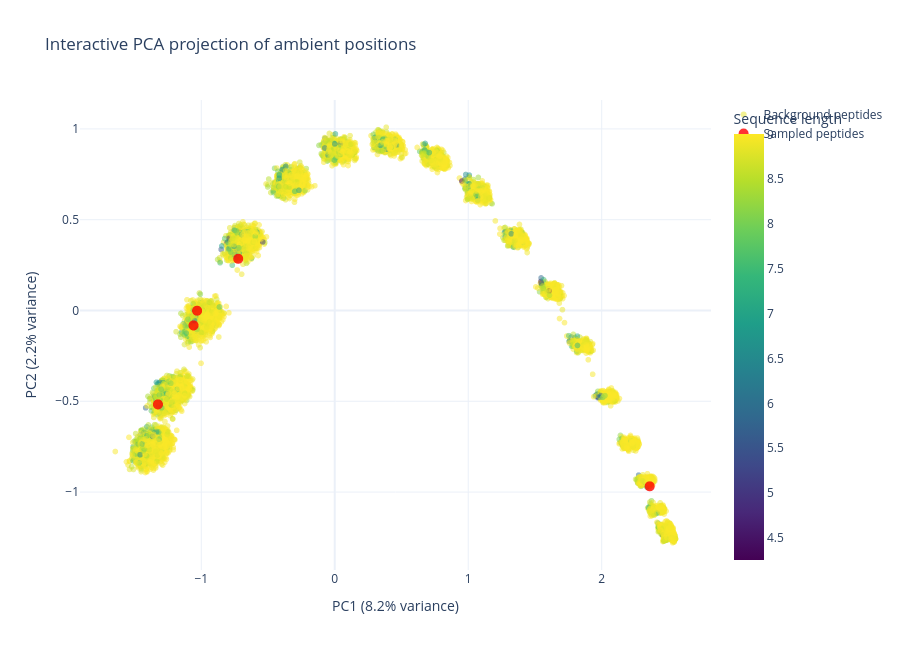

Source (notebook cell):
### Code cell
import plotly.graph_objects as go

fig = go.Figure()

DIM_0 = 0
DIM_1 = 1

background_lengths = [len(peptide) for peptide in background_peptides]

fig.add_trace(go.Scattergl(
    x=ambient_projected[:, DIM_0],
    y=ambient_projected[:, DIM_1],
    mode="markers",
    name="Background peptides",
    marker=dict(
        size=6,
        opacity=0.5,
        color=scores,
        colorscale="Viridis",
        colorbar=dict(title="Sequence length"),
    ),
    customdata=[
        (sequence, length)
        for sequence, length in zip(background_peptides, scores)
    ],
    hovertemplate=(
        "Sequence: %{customdata[0]}<br>"
        "Length: %{customdata[1]}<br>"
        "PC1: %{x:.4f}<br>"
        "PC2: %{y:.4f}<extra></extra>"
    ),
))

fig.add_trace(go.Scattergl(
    x=sampled_ambient_projected[:, DIM_0],
    y=sampled_ambient_projected[:, DIM_1],
    mode="markers",
    name="Sampled peptides",
    marker=dict(size=10, color="red", opacity=0.8),
    customdata=sampled_peptides,
    hovertemplate=(
        "Sequence: %{customdata}<br>"
        "PC1: %{x:.4f}<br>"
        "PC2: %{y:.4f}<extra></extra>"
    ),
))

fig.update_layout(
    title="Interactive PCA projection of ambient positions",
    xaxis_title=f"PC1 ({pca_ambient.explained_variance_ratio_[0]:.1%} variance)",
    yaxis_title=f"PC2 ({pca_ambient.explained_variance_ratio_[1]:.1%} variance)",
    template="plotly_white",
    width=900,
    height=650,
    showlegend=True,
)

fig.show()

### Figure 1 — Plotly figure (JSON) as saved in the notebook; plotly's stock layout.template omitted (floating-point values rounded to 4 significant figures; data arrays with more than 128 entries replaced by an {"elided": "..."} marker saying what was removed)
{"data": [{"customdata": {"elided": "10000x2 mixed values"}, "hovertemplate": "Sequence: %{customdata[0]}<br>Length: %{customdata[1]}<br>PC1: %{x:.4f}<br>PC2: %{y:.4f}<extra></extra>", "marker": {"color": {"elided": "10000 float values"}, "colorbar": {"title": {"text": "Sequence length"}}, "colorscale": [[0, "#440154"], [0.1111, "#482878"], [0.2222, "#3e4989"], [0.3333, "#31688e"], [0.4444, "#26828e"], [0.5556, "#1f9e89"], [0.6667, "#35b779"], [0.7778, "#6ece58"], [0.8889, "#b5de2b"], [1, "#fde725"]], "opacity": 0.5, "size": 6}, "mode": "markers", "name": "Background peptides", "type": "scattergl", "x": {"elided": "10000 float values"}, "y": {"elided": "10000 float values"}}, {"customdata": ["FLVTLGLNIVSGIVLKRYREVYQ", "MLWRLVQQWSV", "MSWKKALRIPGGLRAATVTLML", "AVHDRQAAELAWGRAIAFLKKRLG", "IFMAVFKKRVVYTKYRHDRHAIK"], "hovertemplate": "Sequence: %{customdata}<br>PC1: %{x:.4f}<br>PC2: %{y:.4f}<extra></extra>", "marker": {"color": "red", "opacity": 0.8, "size": 10}, "mode": "markers", "name": "Sampled peptides", "type": "scattergl", "x": [-1.031, 2.36, -0.7232, -1.325, -1.058], "y": [-0.001299, -0.9681, 0.2848, -0.5171, -0.08232]}], "layout": {"height": 650, "showlegend": true, "title": {"text": "Interactive PCA projection of ambient positions"}, "width": 900, "xaxis": {"title": {"text": "PC1 (8.2% variance)"}}, "yaxis": {"title": {"text": "PC2 (2.2% variance)"}}}}
